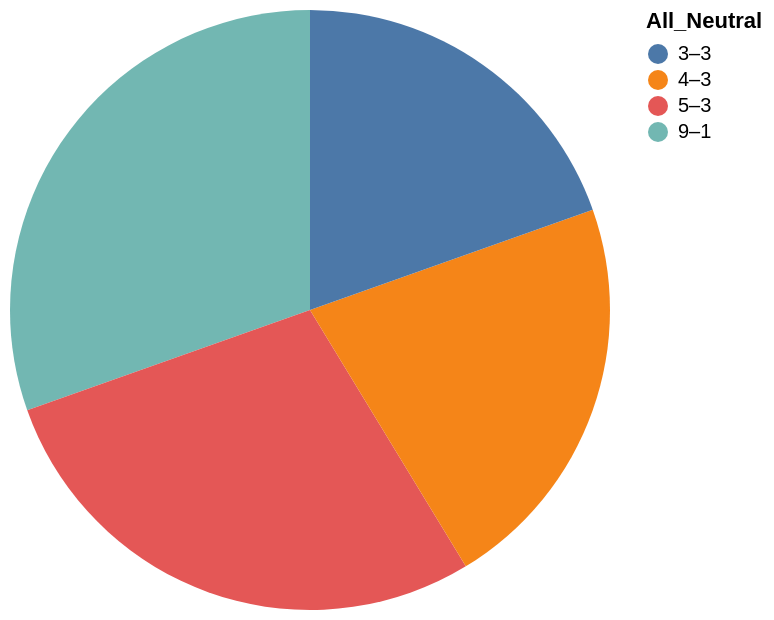

Vega-Lite specification stored for this chart:
### Vega-Lite specification from a JSON file in a GitHub repository (floating-point values rounded to 4 significant figures)
{"data": {"values": [{"x_data": "9–1", "y_data": 0.875}, {"x_data": "5–3", "y_data": 0.813}, {"x_data": "4–3", "y_data": 0.625}, {"x_data": "3–3", "y_data": 0.563}]}, "mark": "arc", "encoding": {"theta": {"field": "y_data", "type": "quantitative", "title": "ACC_Percent"}, "color": {"field": "x_data", "type": "nominal", "title": "All_Neutral"}}}
